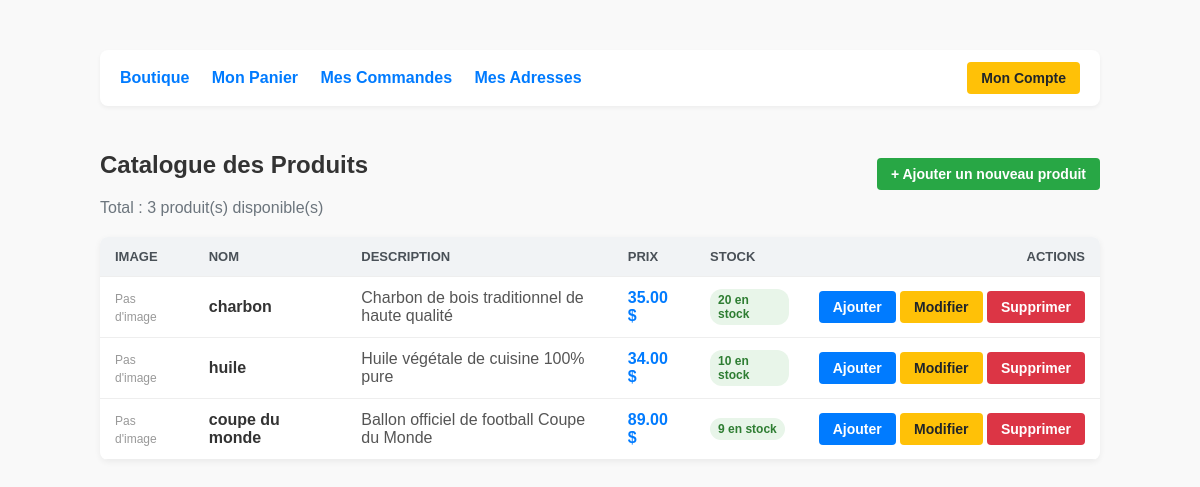
The page / on the database its author committed.
### tables this page shows
CREATE TABLE IF NOT EXISTS `produits` (
  `id` bigint UNSIGNED NOT NULL AUTO_INCREMENT,
  `nom` varchar(100) NOT NULL,
  `description` text,
  `prix` decimal(10,2) NOT NULL,
  `stock` int NOT NULL,
  `image_url` varchar(255) DEFAULT NULL,
  `categorie_id` bigint UNSIGNED DEFAULT NULL,
  PRIMARY KEY (`id`),
  KEY `idx_produits_categorie` (`categorie_id`)
);

### app/Controllers/Controller.php (called while the page is built, shortened)
<?php
class Controller
{
    protected function render(string $view, array $data = []): void
    {
        extract($data);
        include __DIR__ . "/../Views/$view.php";
    }
}

### app/Controllers/ProduitsController.php (called while the page is built, shortened)
<?php
class ProduitsController extends Controller
{
    private function getBaseUrl(): string
    {
        $base = dirname($_SERVER['SCRIPT_NAME'] ?? '');
        if ($base === '.' || $base === '/' || $base === '\\' || empty($base)) {
            return '';
        }
        $base = str_replace('\\', '/', $base);
        return '/' . trim($base, '/');
    }
    public function liste(): void
    {
        $baseUrl = $this->getBaseUrl();
        $this->render('produits/liste', [
            'produits' => $this->modeleProduit->getProduits(),
            'baseUrl'  => $baseUrl
        ]);
    }
}

### public/index.php (called while the page is built, shortened)
<?php
try {
    $db = new MysqlDatabase();
    $pdo = $db->getPdo();
} catch (\Throwable $e) {
    die("Erreur de connexion à la base de données : " . $e->getMessage());
}
$router = new Router($pdo);
$router->get('/', [ProduitsController::class, 'liste']);
$router->get('/login', [UserController::class, 'login']);
$router->post('/login', [UserController::class, 'login']);
$router->get('/register', [UserController::class, 'register']);
$router->post('/register', [UserController::class, 'register']);
$router->get('/logout', [UserController::class, 'logout']);
$router->get('/profile', [UserController::class, 'profile']);
$router->get('/produits', [ProduitsController::class, 'liste']);
$router->get('/produits/ajouter', [ProduitsController::class, 'formulaireAjout']);
$router->post('/produits/ajouter', [ProduitsController::class, 'ajouter']);
$router->get('/produits/modifier/{id}', [ProduitsController::class, 'formulaireModifier']);
$router->post('/produits/modifier/{id}', [ProduitsController::class, 'modifier']);
$router->post('/produits/supprimer/{id}', [ProduitsController::class, 'supprimer']);
$router->get('/panier', [PanierController::class, 'index']);
$router->post('/panier/ajouter', [PanierController::class, 'ajouter']);
$router->post('/panier/modifier', [PanierController::class, 'modifier']);
$router->post('/panier/supprimer', [PanierController::class, 'supprimer']);
$router->post('/panier/vider', [PanierController::class, 'vider']);
$router->get('/commandes', [CommandeController::class, 'liste']);
$router->post('/commandes/creer', [CommandeController::class, 'creer']);
$router->get('/commandes/{id}', [CommandeController::class, 'details']);
$router->get('/adresses', [AddressesController::class, 'index']);
$router->get('/adresses/ajouter', [AddressesController::class, 'ajouter']);
$router->post('/adresses/ajouter', [AddressesController::class, 'ajouter']);
$router->post('/adresses/supprimer/{id}', [AddressesController::class, 'supprimer']);
$router->dispatch($_SERVER['REQUEST_URI'] ?? '/', $_SERVER['REQUEST_METHOD'] ?? 'GET');

### app/Models/Produits.php (called while the page is built, shortened)
<?php
class Produits
{
    public function getProduits(): array
    {
        $stmt = $this->pdo->query("SELECT * FROM produits");
        return $stmt->fetchAll(PDO::FETCH_ASSOC);
    }
}

### app/Views/produits/liste.php (the view, shortened to what this page needs)
<?php
$produits = $produits ?? [];
$baseUrl = $baseUrl ?? '';
?>
<!DOCTYPE html>
<html lang="fr">
<head>
</head>
<body>
    <div class="nav-bar">
        <div class="nav-links">
            <a href="<?= htmlspecialchars((string) $baseUrl) ?>/produits">Boutique</a>
            <a href="<?= htmlspecialchars((string) $baseUrl) ?>/panier">Mon Panier</a>
            <a href="<?= htmlspecialchars((string) $baseUrl) ?>/commandes">Mes Commandes</a>
            <a href="<?= htmlspecialchars((string) $baseUrl) ?>/adresses">Mes Adresses</a>
        </div>
        <div>
            <a href="<?= htmlspecialchars((string) $baseUrl) ?>/profile" class="btn btn-edit">Mon Compte</a>
        </div>
    </div>
    <div class="header">
        <div>
            <h2>Catalogue des Produits</h2>
            <p style="margin: 0; color: #6c757d;">Total : <?= count($produits) ?> produit(s) disponible(s)</p>
        </div>
        <a href="<?= htmlspecialchars((string) $baseUrl) ?>/produits/ajouter" class="btn btn-success">+ Ajouter un nouveau produit</a>
    </div>
    <?php if (empty($produits)) : ?>
        <div class="empty-state">
            <p style="font-size: 18px; color: #6c757d;">Aucun produit n'est disponible pour le moment.</p>
            <a href="<?= htmlspecialchars((string) $baseUrl) ?>/produits/ajouter" class="btn btn-success">Créer le premier produit</a>
        </div>
    <?php else : ?>
        <table>
            <thead>
                <tr>
                    <th>Image</th>
                    <th>Nom</th>
                    <th>Description</th>
                    <th>Prix</th>
                    <th>Stock</th>
                    <th style="text-align: right;">Actions</th>
                </tr>
            </thead>
            <tbody>
                <?php foreach ($produits as $p) : ?>
                    <?php
                        $stock = (int) ($p['stock'] ?? 0);
                        $fullImgUrl = '';
                    ?>
                    <tr>
                        <td>
                            <?php if (!empty($fullImgUrl)) : ?>
                                <img src="<?= htmlspecialchars((string) $fullImgUrl) ?>" alt="<?= htmlspecialchars((string) ($p['nom'] ?? 'Produit')) ?>" class="img-thumb">
                            <?php else : ?>
                                <span style="color: #999; font-size: 12px;">Pas d'image</span>
                            <?php endif; ?>
                        </td>
                        <td>
                            <strong><?= htmlspecialchars((string) ($p['nom'] ?? '')) ?></strong>
                        </td>
                        <td style="max-width: 250px; color: #555;">
                            <?= htmlspecialchars((string) ($p['description'] ?? '')) ?>
                        </td>
                        <td style="font-size: 16px; font-weight: bold; color: #007bff;">
                            <?= number_format((float) ($p['prix'] ?? 0), 2) ?> $
                        </td>
                        <td>
                            <?php if ($stock > 0) : ?>
                                <span class="badge badge-in-stock"><?= $stock ?> en stock</span>
                            <?php else : ?>
                                <span class="badge badge-out-of-stock">Rupture</span>
                            <?php endif; ?>
                        </td>
                        <td class="actions-cell" style="text-align: right;">
                            <?php if ($stock > 0) : ?>
                                <form method="post" action="<?= htmlspecialchars((string) $baseUrl) ?>/panier/ajouter" style="display:inline;">
                                    <button type="submit" class="btn btn-cart" title="Ajouter 1 au panier">Ajouter</button>
                                </form>
                            <?php else : ?>
                                <button type="button" class="btn btn-disabled" disabled>Épuisé</button>
                            <?php endif; ?>
                            <a href="<?= htmlspecialchars((string) $baseUrl) ?>/produits/modifier/<?= (int) ($p['id'] ?? 0) ?>" class="btn btn-edit">Modifier</a>
                            <form method="post" action="<?= htmlspecialchars((string) $baseUrl) ?>/produits/supprimer/<?= (int) ($p['id'] ?? 0) ?>" style="display:inline;" onsubmit="return confirm('Êtes-vous sûr de vouloir supprimer ce produit ?');">
                                <button type="submit" class="btn btn-delete">Supprimer</button>
                            </form>
                        </td>
                    </tr>
                <?php endforeach; ?>
            </tbody>
        </table>
    <?php endif; ?>
</body>
</html>

### app/Routes/Router.php (shortened to what this page needs)
<?php
class Router
{
    private array $routes = [];
    private ?PDO $pdo = null;
    public function __construct(?PDO $pdo = null)
    {
        $this->pdo = $pdo;
    }
    private function addRoute(string $method, string $path, array $action, array $middlewares): void
    {
        $this->routes[] = [
            'method'      => $method,
            'path'        => '/' . trim($path, '/'),
            'controller'  => $action[0],
            'action'      => $action[1],
            'middlewares' => $middlewares
        ];
    }
    private function resolveController(string $controllerClass): object
    {
        $reflector = new \ReflectionClass($controllerClass);
        $constructor = $reflector->getConstructor();
        $parameters = $constructor->getParameters();
        $dependencies = [];
        foreach ($parameters as $parameter) {
            $type = $parameter->getType();
            if ($type instanceof \ReflectionNamedType && !$type->isBuiltin()) {
                $typeName = $type->getName();
                if ($typeName === PDO::class) {
                    $dependencies[] = $this->pdo;
                } else {
                    $dependencies[] = $this->resolveController($typeName);
                }
            } elseif ($parameter->isDefaultValueAvailable()) {
                $dependencies[] = $parameter->getDefaultValue();
            } else {
                $dependencies[] = null;
            }
        }
        return $reflector->newInstanceArgs($dependencies);
    }
    public function dispatch(string $uri, string $method): void
    {
        $parsedUri = parse_url($uri, PHP_URL_PATH) ?? '/';
        $parsedUri = '/' . trim($parsedUri, '/');
        foreach ($this->routes as $route) {
            $pattern = preg_replace('#\{([a-zA-Z0-9_]+)\}#', '([^/]+)', $route['path']);
            $pattern = '#^' . $pattern . '$#';
            if (preg_match($pattern, $parsedUri, $matches)) {
                array_shift($matches);
                $controller = $this->resolveController($route['controller']);
                $action = $route['action'];
                $typedMatches = [];
                $controller->{$action}(...$typedMatches);
                return;
            }
        }
    }
}

### app/Views/produits/liste.php (style rules this page uses)
body { font-family: Arial, sans-serif; max-width: 1000px; margin: 30px auto; padding: 20px; background-color: #f9f9f9; color: #333; }
.nav-bar { display: flex; justify-content: space-between; align-items: center; background: white; padding: 12px 20px; border-radius: 8px; margin-bottom: 25px; box-shadow: 0 2px 4px rgba(0,0,0,0.05); }
.nav-links a { margin-right: 18px; color: #007bff; text-decoration: none; font-weight: bold; }
.header { display: flex; justify-content: space-between; align-items: center; margin-bottom: 20px; }
.btn { display: inline-block; padding: 8px 14px; border-radius: 4px; text-decoration: none; font-size: 14px; font-weight: bold; cursor: pointer; border: none; }
.btn-success { background: #28a745; color: white; }
.btn-edit { background: #ffc107; color: #212529; }
.btn-delete { background: #dc3545; color: white; }
.btn-cart { background: #007bff; color: white; }
table { width: 100%; border-collapse: collapse; background: white; border-radius: 8px; overflow: hidden; box-shadow: 0 2px 6px rgba(0,0,0,0.06); }
th, td { padding: 12px 15px; text-align: left; border-bottom: 1px solid #eee; vertical-align: middle; }
th { background: #f1f3f5; color: #495057; font-weight: bold; text-transform: uppercase; font-size: 13px; }
.badge { display: inline-block; padding: 4px 8px; border-radius: 12px; font-size: 12px; font-weight: bold; }
.badge-in-stock { background: #e8f5e9; color: #2e7d32; }
.actions-cell { white-space: nowrap; }

### rows shown on the page
produits: nom "charbon", description "Charbon de bois traditionnel de haute qualité", prix "35.00", stock "20"
produits: nom "huile", description "Huile végétale de cuisine 100% pure", prix "34.00", stock "10"
produits: nom "coupe du monde", description "Ballon officiel de football Coupe du Monde", prix "89.00", stock "9"
